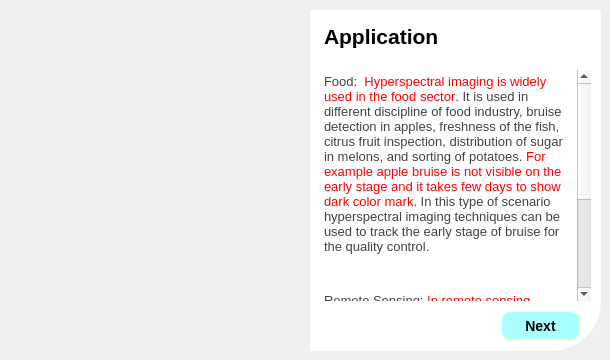
      <widget class="QWidget" name="tab_5">
       <attribute name="title">
        <string>Application</string>
       </attribute>
       <widget class="QLabel" name="label_9">
        <property name="geometry">
         <rect>
          <x>20</x>
          <y>10</y>
          <width>291</width>
          <height>171</height>
         </rect>
        </property>
        <property name="styleSheet">
         <string notr="true">border-radius: 50px;</string>
        </property>
        <property name="text">
         <string/>
        </property>
        <property name="pixmap">
         <pixmap>image/IMG_2761.JPG</pixmap>
        </property>
        <property name="scaledContents">
         <bool>true</bool>
        </property>
        <property name="wordWrap">
         <bool>false</bool>
        </property>
       </widget>
       <widget class="QLabel" name="label_10">
        <property name="geometry">
         <rect>
          <x>20</x>
          <y>180</y>
          <width>291</width>
          <height>171</height>
         </rect>
        </property>
        <property name="styleSheet">
         <string notr="true">border-radius: 50px;</string>
        </property>
        <property name="text">
         <string/>
        </property>
        <property name="pixmap">
         <pixmap>image/IMG_2767.JPG</pixmap>
        </property>
        <property name="scaledContents">
         <bool>true</bool>
        </property>
        <property name="wordWrap">
         <bool>false</bool>
        </property>
       </widget>
       <widget class="QLabel" name="label_11">
        <property name="geometry">
         <rect>
          <x>310</x>
          <y>10</y>
          <width>291</width>
          <height>341</height>
         </rect>
        </property>
        <property name="styleSheet">
         <string notr="true">background-color:rgba(255,255,255,255);
border-bottom-right-radius:50px;</string>
        </property>
        <property name="text">
         <string/>
        </property>
       </widget>
       <widget class="QPushButton" name="application_next">
        <property name="geometry">
         <rect>
          <x>500</x>
          <y>310</y>
          <width>81</width>
          <height>31</height>
         </rect>
        </property>
        <property name="styleSheet">
         <string notr="true">QPushButton {
background-color: rgb(170, 255, 255);
    border-style: outset;
    border-width: 2px;
    border-radius: 10px;
    border-color: beige;
    font: bold 14px;
    padding: 6px;
}</string>
        </property>
        <property name="text">
         <string>Next</string>
        </property>
       </widget>
       <widget class="QTextBrowser" name="textBrowser_5">
        <property name="geometry">
         <rect>
          <x>320</x>
          <y>70</y>
          <width>271</width>
          <height>231</height>
         </rect>
        </property>
        <property name="frameShape">
         <enum>QFrame::NoFrame</enum>
        </property>
        <property name="frameShadow">
         <enum>QFrame::Plain</enum>
        </property>
        <property name="html">
         <string>&lt;!DOCTYPE HTML PUBLIC &quot;-//W3C//DTD HTML 4.0//EN&quot; &quot;http://www.w3.org/TR/REC-html40/strict.dtd&quot;&gt;
&lt;html&gt;&lt;head&gt;&lt;meta name=&quot;qrichtext&quot; content=&quot;1&quot; /&gt;&lt;style type=&quot;text/css&quot;&gt;
p, li { white-space: pre-wrap; }
&lt;/style&gt;&lt;/head&gt;&lt;body style=&quot; font-family:'MS Shell Dlg 2'; font-size:11.4pt; font-weight:400; font-style:normal;&quot;&gt;
&lt;p style=&quot; margin-top:12px; margin-bottom:0px; margin-left:0px; margin-right:0px; -qt-block-indent:0; text-indent:0px;&quot;&gt;&lt;span style=&quot; font-size:10pt; color:#424242; background-color:#ffffff;&quot;&gt;Food: &lt;/span&gt;&lt;span style=&quot; font-size:10pt; color:#ff0000; background-color:#ffffff;&quot;&gt; Hyperspectral imaging is widely used in the food sector&lt;/span&gt;&lt;span style=&quot; font-size:10pt; color:#424242; background-color:#ffffff;&quot;&gt;. It is used in different discipline of food industry, bruise detection in apples, freshness of the fish, citrus fruit inspection, distribution of sugar in melons, and sorting of potatoes. &lt;/span&gt;&lt;span style=&quot; font-size:10pt; color:#ff0000; background-color:#ffffff;&quot;&gt;For example apple bruise is not visible on the early stage and it takes few days to show dark color mark. &lt;/span&gt;&lt;span style=&quot; font-size:10pt; color:#424242; background-color:#ffffff;&quot;&gt;In this type of scenario hyperspectral imaging techniques can be used to track the early stage of bruise for the quality control.&lt;/span&gt;&lt;span style=&quot; font-size:8.14286pt;&quot;&gt; &lt;/span&gt;&lt;/p&gt;
&lt;p style=&quot; margin-top:12px; margin-bottom:0px; margin-left:0px; margin-right:0px; -qt-block-indent:0; text-indent:0px;&quot;&gt;&lt;span style=&quot; font-size:10pt; color:#424242;&quot;&gt; &lt;/span&gt;&lt;span style=&quot; font-size:8.14286pt;&quot;&gt; &lt;/span&gt;&lt;/p&gt;
&lt;p style=&quot; margin-top:12px; margin-bottom:12px; margin-left:0px; margin-right:0px; -qt-block-indent:0; text-indent:0px;&quot;&gt;&lt;span style=&quot; font-size:10pt; color:#424242; background-color:#ffffff;&quot;&gt;Remote Sensing: &lt;/span&gt;&lt;span style=&quot; font-size:10pt; color:#ff0000; background-color:#ffffff;&quot;&gt;In remote sensing technology it is very important to distinguish earth surface features&lt;/span&gt;&lt;span style=&quot; font-size:10pt; color:#424242; background-color:#ffffff;&quot;&gt;, each features have different spectrum band. Multi spectral satellite can capture image up few bands for example Landsat 7 have 8 bands. But multi spectral imaging satellite can capture earth surface in more than 200 bands which helps scientist to differentiate objects that were not possible in multi spectral imaging because of spectral resolution.&lt;/span&gt;&lt;span style=&quot; font-size:8.14286pt;&quot;&gt; &lt;/span&gt;&lt;/p&gt;&lt;/body&gt;&lt;/html&gt;</string>
        </property>
       </widget>
       <widget class="QTextBrowser" name="textBrowser_6">
        <property name="geometry">
         <rect>
          <x>320</x>
          <y>20</y>
          <width>271</width>
          <height>41</height>
         </rect>
        </property>
        <property name="font">
         <font>
          <pointsize>14</pointsize>
         </font>
        </property>
        <property name="frameShape">
         <enum>QFrame::NoFrame</enum>
        </property>
        <property name="frameShadow">
         <enum>QFrame::Plain</enum>
        </property>
        <property name="html">
         <string>&lt;!DOCTYPE HTML PUBLIC &quot;-//W3C//DTD HTML 4.0//EN&quot; &quot;http://www.w3.org/TR/REC-html40/strict.dtd&quot;&gt;
&lt;html&gt;&lt;head&gt;&lt;meta name=&quot;qrichtext&quot; content=&quot;1&quot; /&gt;&lt;style type=&quot;text/css&quot;&gt;
p, li { white-space: pre-wrap; }
&lt;/style&gt;&lt;/head&gt;&lt;body style=&quot; font-family:'MS Shell Dlg 2'; font-size:14pt; font-weight:400; font-style:normal;&quot;&gt;
&lt;p style=&quot; margin-top:0px; margin-bottom:0px; margin-left:0px; margin-right:0px; -qt-block-indent:0; text-indent:0px;&quot;&gt;&lt;span style=&quot; font-size:16pt; font-weight:600;&quot;&gt;Application&lt;/span&gt;&lt;/p&gt;&lt;/body&gt;&lt;/html&gt;</string>
        </property>
       </widget>
      </widget>
